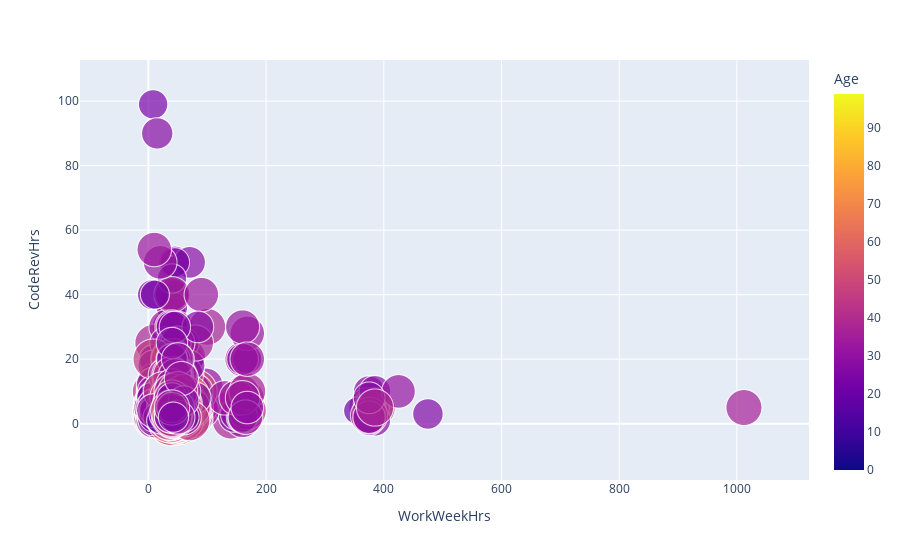

Notebook cell for this chart:
### Markdown cell above
##### Create a bubble plot of WorkWeekHrs and CodeRevHrs, use Age column as bubble size.

### Code cell
import plotly.express as px
data.Age.fillna(0, inplace=True)
fig = px.scatter(data, x='WorkWeekHrs', y='CodeRevHrs',
                 color='Age',
                 size='Age', 
                 size_max = 60,
                 hover_data=['Age', 'WorkWeekHrs', 'CodeRevHrs'])
  
fig.show()

### Figure 1 — Plotly figure (JSON) as saved in the notebook; plotly's stock layout.template omitted (floating-point values rounded to 4 significant figures; data arrays with more than 128 entries replaced by an {"elided": "..."} marker saying what was removed)
{"data": [{"customdata": {"elided": "9703x1 float values"}, "hovertemplate": "WorkWeekHrs=%{x}<br>CodeRevHrs=%{y}<br>Age=%{marker.color}<extra></extra>", "legendgroup": "", "marker": {"color": {"elided": "9703 float values"}, "coloraxis": "coloraxis", "size": {"elided": "9703 float values"}, "sizemode": "area", "sizeref": 0.0275, "symbol": "circle"}, "mode": "markers", "name": "", "showlegend": false, "type": "scattergl", "x": {"elided": "9703 float values"}, "xaxis": "x", "y": {"elided": "9703 float values"}, "yaxis": "y"}], "layout": {"coloraxis": {"colorbar": {"title": {"text": "Age"}}, "colorscale": [[0, "#0d0887"], [0.1111, "#46039f"], [0.2222, "#7201a8"], [0.3333, "#9c179e"], [0.4444, "#bd3786"], [0.5556, "#d8576b"], [0.6667, "#ed7953"], [0.7778, "#fb9f3a"], [0.8889, "#fdca26"], [1, "#f0f921"]]}, "legend": {"itemsizing": "constant", "tracegroupgap": 0}, "margin": {"t": 60}, "xaxis": {"anchor": "y", "domain": [0, 1], "title": {"text": "WorkWeekHrs"}}, "yaxis": {"anchor": "x", "domain": [0, 1], "title": {"text": "CodeRevHrs"}}}}
